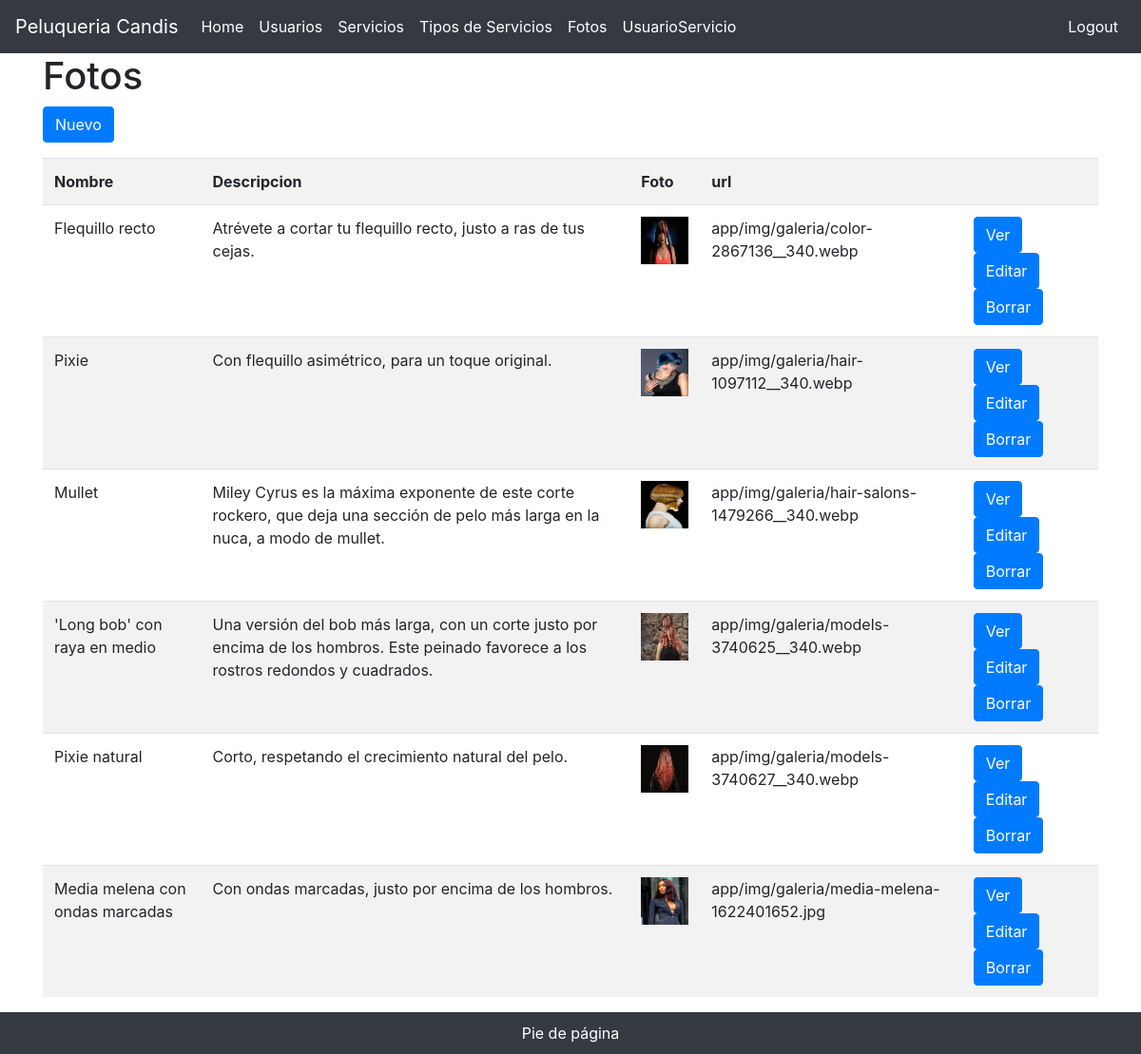
The app's page /fotos/index (signed in) with its own data.
### tables this page shows
CREATE TABLE `fotos` (
  `id` int(11) NOT NULL,
  `nombre` varchar(50) DEFAULT NULL,
  `url` varchar(100) DEFAULT NULL,
  `descripcion` varchar(200) DEFAULT NULL
);

### app/controllers/FotosController.php (called while the page is built, shortened)
<?php
class FotosController {
    public function index()
    {
        $fotos = Foto::all();
        require("app/views/fotos/index.php");
    }
}

### index.php (called while the page is built, shortened)
<?php
$app = new \Core\App();

### app/models/Foto.php (called while the page is built, shortened)
<?php
class Foto extends Model
{
    public static function all(){
        $db = Foto::db();
        $sql = "SELECT * FROM fotos";
        $statement = $db->query($sql);
        $fotos = $statement->fetchAll(PDO::FETCH_CLASS, Foto::class);
        return $fotos;
    }
}

### app/views/fotos/index.php (the view, shortened to what this page needs)
<!doctype html>
<html lang="es">
<head>
  <?php require "app/views/parts/head.php" ?>
</head>
<body>
  <?php require "app/views/parts/header.php" ?>
  <main role="main" class="container">
    <div class="starter-template">
      <h1>Fotos</h1>
      <p><a href="<?= PATH."fotos/create/".$fotos->id ?>" class="btn btn-primary">Nuevo</a></p>
      <table class="table table-striped table-hover">
        <tr>
          <th>Nombre</th>
          <th>Descripcion</th>
          <th>Foto</th>
          <th>url</th>
          <th></th>
        </tr>
        <?php foreach ($fotos as $key => $foto) { ?>
          <tr>
          <td><?php echo $foto->nombre ?></td>
          <td><?php echo $foto->descripcion ?></td>
          <td><img src="<?php echo PATH.$foto->url?>" alt="<?php echo $foto->nombre ?>" style="width: 50px; height: 50px;"></td>
          <td><?php echo $foto->url ?></td>
          <td>
            <a href="<?= PATH."fotos/show/".$foto->id ?>" class="btn btn-primary">Ver </a>
            <a href="<?= PATH."fotos/edit/".$foto->id ?>" class="btn btn-primary">Editar </a>
            <a href="<?= PATH."fotos/delete/".$foto->id ?>" class="btn btn-primary">Borrar </a>
          </td>
          </tr>
        <?php } ?>
      </table>
    </div>
  </main>
  <?php require "app/views/parts/footer.php" ?>
</body>
</html>

### records on screen
fotos: nombre "Flequillo recto", descripcion "Atrévete a cortar tu flequillo recto, justo a ras de tus cejas.", url (picture), url "app/img/galeria/color-2867136__340.webp"
fotos: nombre "Pixie", descripcion "Con flequillo asimétrico, para un toque original.", url (picture), url "app/img/galeria/hair-1097112__340.webp"
fotos: nombre "Mullet", descripcion "Miley Cyrus es la máxima exponente de este corte rockero, que deja una sección de pelo más larga en la nuca, a modo de mullet.", url (picture), url "app/img/galeria/hair-salons-1479266__340.webp"
fotos: nombre "'Long bob' con raya en medio", descripcion "Una versión del bob más larga, con un corte justo por encima de los hombros. Este peinado favorece a los rostros redondos y cuadrados.", url (picture), url "app/img/galeria/models-3740625__340.webp"
fotos: nombre "Pixie natural", descripcion "Corto, respetando el crecimiento natural del pelo.", url (picture), url "app/img/galeria/models-3740627__340.webp"
fotos: nombre "Media melena con ondas marcadas", descripcion "Con ondas marcadas, justo por encima de los hombros.", url (picture), url "app/img/galeria/media-melena-1622401652.jpg"
